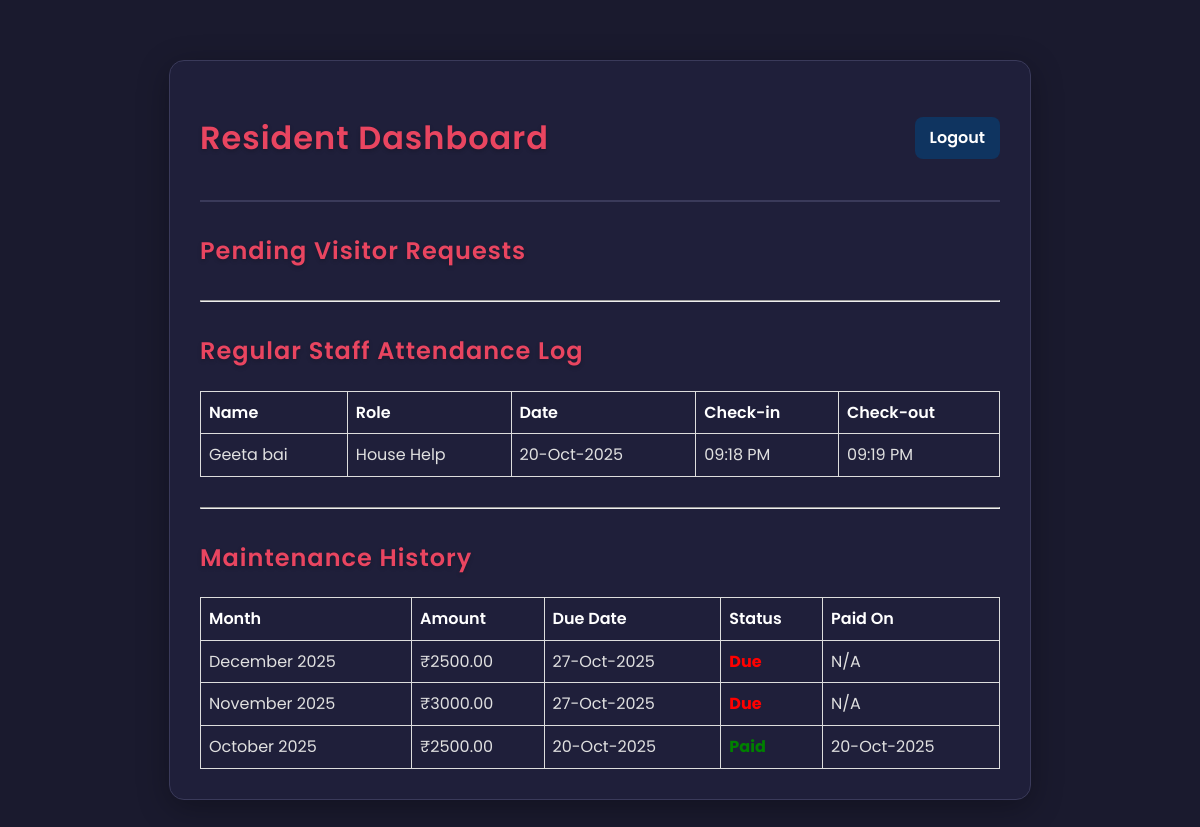
Page /resident_dashboard.php (signed in) on the committed database.
### tables this page shows
CREATE TABLE IF NOT EXISTS `attendance_log` (
  `log_id` int NOT NULL AUTO_INCREMENT,
  `regular_visitor_id` int NOT NULL,
  `check_in_time` datetime NOT NULL,
  `check_out_time` datetime DEFAULT NULL,
  PRIMARY KEY (`log_id`),
  KEY `regular_visitor_id` (`regular_visitor_id`)
);

CREATE TABLE IF NOT EXISTS `regular_visitors` (
  `regular_visitor_id` int NOT NULL AUTO_INCREMENT,
  `flat_id` int NOT NULL,
  `name` varchar(100) NOT NULL,
  `role` varchar(50) DEFAULT 'Vendor',
  `security_code` varchar(10) NOT NULL,
  `status` enum('active','inactive') DEFAULT 'active',
  PRIMARY KEY (`regular_visitor_id`),
  UNIQUE KEY `security_code` (`security_code`),
  KEY `flat_id` (`flat_id`)
);

CREATE TABLE IF NOT EXISTS `maintenance` (
  `maintenance_id` int NOT NULL AUTO_INCREMENT,
  `flat_id` int NOT NULL,
  `amount` decimal(10,2) NOT NULL,
  `month` int NOT NULL,
  `year` int NOT NULL,
  `due_date` date NOT NULL,
  `status` enum('paid','due') NOT NULL DEFAULT 'due',
  `payment_date` date DEFAULT NULL,
  `payment_mode` varchar(50) DEFAULT NULL,
  PRIMARY KEY (`maintenance_id`),
  KEY `flat_id` (`flat_id`)
);

### resident_dashboard.php (the view, shortened to what this page needs)
<?php
require 'db_connect.php';
$stmt_flat = $conn->prepare("SELECT flat_id FROM residents WHERE resident_id = ?");
$stmt_flat->bind_param("i", $_SESSION['resident_id']);
$stmt_flat->execute();
$stmt_flat->store_result();
$stmt_flat->bind_result($flat_id);
?>
<!DOCTYPE html>
<html lang="en">
<head>
    <link rel="stylesheet" href="css/style.css">
</head>
<body>
    <div class="container">
        <div class="header">
            <h1>Resident Dashboard</h1>
            <a href="logout.php">Logout</a>
        </div>
        <h2>Pending Visitor Requests</h2>
        <hr style="margin: 30px 0;">
        <h2>Regular Staff Attendance Log</h2>
        <table class="log-table">
            <thead>
                <tr>
                    <th>Name</th>
                    <th>Role</th>
                    <th>Date</th>
                    <th>Check-in</th>
                    <th>Check-out</th>
                </tr>
            </thead>
            <tbody>
                <?php
                $log_query = $conn->prepare("SELECT rv.name, rv.role, al.check_in_time, al.check_out_time
                                             FROM attendance_log al
                                             JOIN regular_visitors rv ON al.regular_visitor_id = rv.regular_visitor_id
                                             WHERE rv.flat_id = ?
                                             ORDER BY al.check_in_time DESC LIMIT 20");
                $log_query->bind_param("i", $flat_id);
                $log_query->execute();
                $log_query->store_result();
                $log_query->bind_result($name, $role, $check_in, $check_out);
                if ($log_query->num_rows > 0) {
                    while ($log_query->fetch()) {
                        echo "<tr>";
                        echo "<td>" . htmlspecialchars($name) . "</td>";
                        echo "<td>" . htmlspecialchars($role) . "</td>";
                        echo "<td>" . date('d-M-Y', strtotime($check_in)) . "</td>";
                        echo "<td>" . date('h:i A', strtotime($check_in)) . "</td>";
                        echo "<td>" . ($check_out ? date('h:i A', strtotime($check_out)) : '<i>Still inside</i>') . "</td>";
                        echo "</tr>";
                    }
                } else {
                    echo "<tr><td colspan='5'>No attendance records found for your regular staff.</td></tr>";
                }
                ?>
            </tbody>
        </table>
        <hr style="margin: 30px 0;">
        <h2>Maintenance History</h2>
        <table class="log-table">
            <thead>
                <tr>
                    <th>Month</th>
                    <th>Amount</th>
                    <th>Due Date</th>
                    <th>Status</th>
                    <th>Paid On</th>
                </tr>
            </thead>
            <tbody>
                <?php
                $maint_query = $conn->prepare("SELECT month, year, amount, due_date, status, payment_date FROM maintenance WHERE flat_id = ? ORDER BY year DESC, month DESC");
                $maint_query->bind_param("i", $flat_id);
                $maint_query->execute();
                $maint_query->store_result();
                $maint_query->bind_result($month, $year, $amount, $due_date, $status, $payment_date);
                if ($maint_query->num_rows > 0) {
                    while ($maint_query->fetch()) {
                        echo "<tr>";
                        echo "<td>" . date('F Y', mktime(0, 0, 0, $month, 1, $year)) . "</td>";
                        echo "<td>₹" . htmlspecialchars($amount) . "</td>";
                        echo "<td>" . date('d-M-Y', strtotime($due_date)) . "</td>";
                        $status_class = 'status-' . strtolower($status);
                        echo "<td><span class='" . $status_class . "'>" . ucfirst($status) . "</span></td>";
                        echo "<td>" . ($payment_date ? date('d-M-Y', strtotime($payment_date)) : 'N/A') . "</td>";
                        echo "</tr>";
                    }
                } else {
                    echo "<tr><td colspan='5'>No maintenance records found.</td></tr>";
                }
                ?>
            </tbody>
        </table>
    </div>
</body>
</html>

### style.css (style rules this page uses)
body { font-family: 'Poppins', sans-serif; background-color: #1a1a2e; color: #e0e0e0; margin: 0; padding: 20px; line-height: 1.6; }
.container { max-width: 800px; margin: 40px auto; background: #1f1f3a; padding: 30px; border-radius: 15px; box-shadow: 0 8px 32px rgba(0, 0, 0, 0.3); border: 1px solid #3a3a5a; }
h1, h2 { color: #e94560; font-weight: 600; letter-spacing: 1px; text-shadow: 0 2px 4px rgba(0, 0, 0, 0.2); }
button, .header a { background: linear-gradient(45deg, #e94560, #a239ea); padding: 12px; border: none; border-radius: 8px; font-weight: 600; color: #FFFFFF; cursor: pointer; text-align: center; transition: transform 0.2s ease, box-shadow 0.2s ease; }
.header { display: flex; justify-content: space-between; align-items: center; border-bottom: 2px solid #3a3a5a; padding-bottom: 15px; margin-bottom: 30px; }
.header a { text-decoration: none; background: #0f3460; padding: 8px 15px; }
.data-table th, .log-table th { color: #FFFFFF; font-weight: 600; background-color: #FFFFFF; }

### resident_dashboard.php (style rules this page uses)
.log-table { width: 100%; border-collapse: collapse; margin-top: 10px; }
.log-table th, .log-table td { border: 1px solid #ddd; padding: 8px; text-align: left; }
.log-table th { background-color: transparent; }
.status-due { color: red; font-weight: bold; }
.status-paid { color: green; font-weight: bold; }

### rows in the picture
attendance_log: regular_visitor.name "Geeta bai", regular_visitor.role "House Help", check_in_time "20-Oct-2025", check_in_time "09:18 PM", check_out_time "09:19 PM"
maintenance: date('F Y', mktime(0, 0, 0, $month, 1, $year)) "December 2025", amount "2500.00", due_date "27-Oct-2025", status "Due", shows "N/A"
maintenance: date('F Y', mktime(0, 0, 0, $month, 1, $year)) "November 2025", amount "3000.00", due_date "27-Oct-2025", status "Due", shows "N/A"
maintenance: date('F Y', mktime(0, 0, 0, $month, 1, $year)) "October 2025", amount "2500.00", due_date "20-Oct-2025", status "Paid", payment_date "20-Oct-2025"
